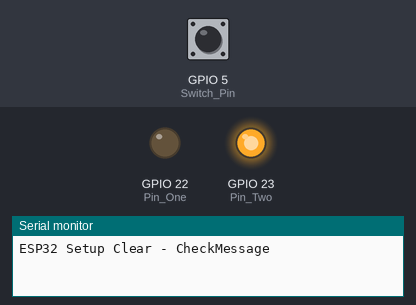
This sketch was run on a simulated ESP32. On the bench: output pins drawn as LEDs (lit = HIGH), the last lines printed to the serial monitor. Inputs (shaded band) come from the test bench; at power-on: GPIO 5 (Switch_Pin) HIGH.

Above: at 1.2 s.
1.3 s: GPIO 5 (Switch_Pin) pulled LOW for 0.15 s
At 2.5 s:
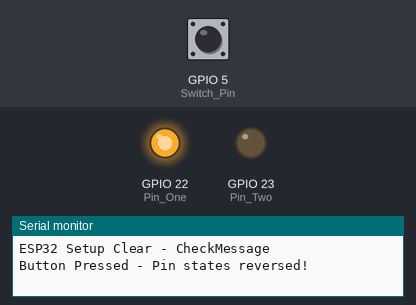
2.9 s: GPIO 5 (Switch_Pin) pulled LOW for 1 s
At 4.0 s:
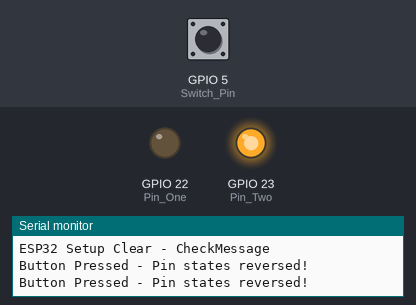
5.4 s: GPIO 5 (Switch_Pin) pulled LOW for 3.2 s
At 5.8 s:
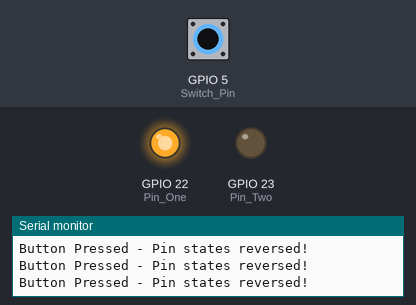
Timing chart, 0 to 8.4 s (numbered marks = the images above; inputs shaded):
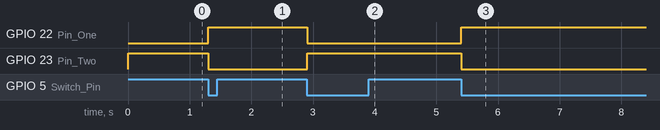

The sketch:

ESP32_18_19_reverse.ino
```cpp
#include "variables.h"
static int ButtonState = HIGH;
void setup() {
  Serial.begin(115200);
  pinMode(Switch_Pin, INPUT_PULLUP);
  pinMode(Pin_One, OUTPUT);
  digitalWrite(Pin_One, LOW);
  pinMode(Pin_Two, OUTPUT);
  digitalWrite(Pin_Two, HIGH);
  Serial.println("ESP32 Setup Clear - CheckMessage");
}

void loop() {
  int currState = digitalRead(Switch_Pin);
  if (currState == LOW && ButtonState == HIGH) {
    digitalWrite(Pin_One, !digitalRead(Pin_One));
    digitalWrite(Pin_Two, !digitalRead(Pin_Two));
    Serial.println("Button Pressed - Pin states reversed!");  // 디버깅 메시지 추가

  }
  // 버튼 상태 추적
  ButtonState = currState;
  delay(10);
}
```

variables.cpp
```cpp
// variables.cpp
#include "variables.h"
// PinNumber
int Switch_Pin = 5;
int Pin_One = 22;
int Pin_Two = 23;
```

variables.h
```cpp
// variables.h
#ifndef VARIABLES_H
#define VARIABLES_H

// PinNumber
extern int Switch_Pin;
extern int Pin_One;
extern int Pin_Two;
#endif  // VARIABLES_H
```

Measured:
- after the input at 1.3 s, GPIO 22 (Pin_One): LOW → HIGH at once; GPIO 23 (Pin_Two): HIGH → LOW at once
- after the input at 2.9 s, GPIO 22 (Pin_One): HIGH → LOW at once; GPIO 23 (Pin_Two): LOW → HIGH at once
- after the input at 5.4 s, GPIO 22 (Pin_One): LOW → HIGH at once; GPIO 23 (Pin_Two): HIGH → LOW at once
